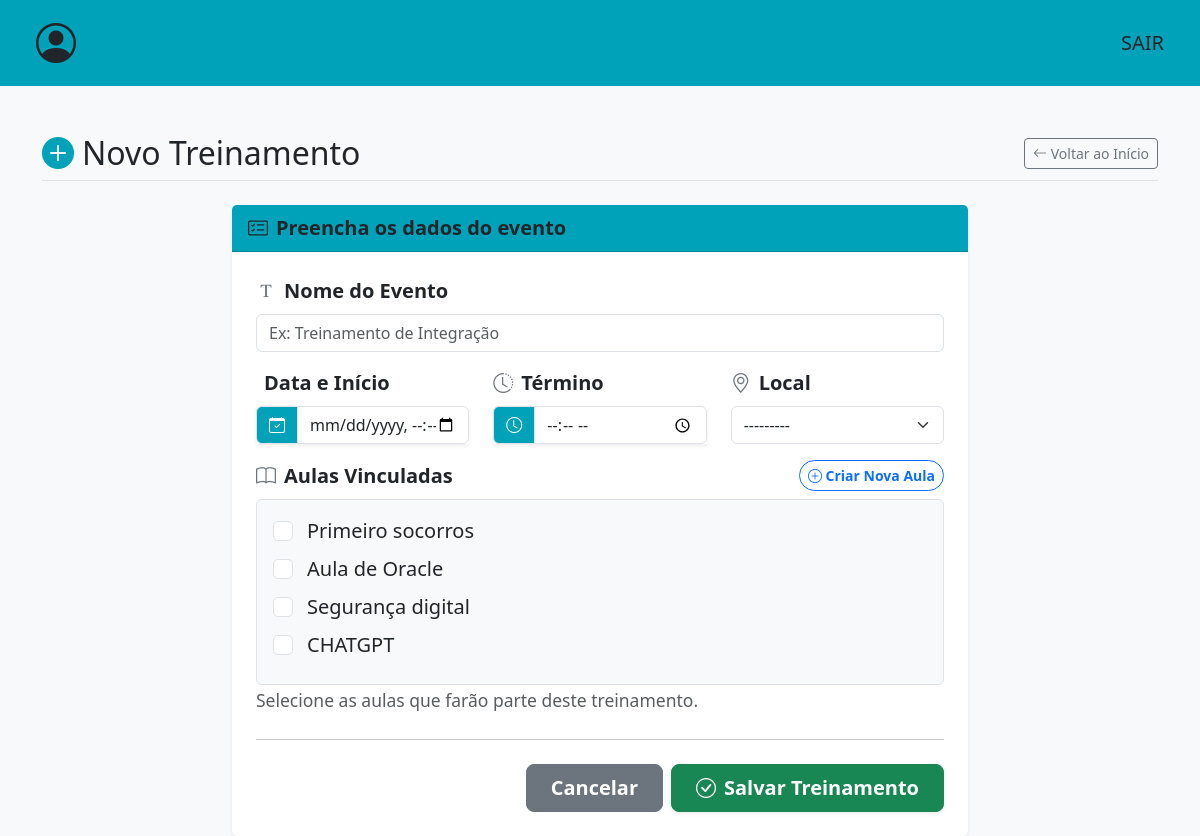
Page /criar-evento/ (signed in) on the earlier database version.
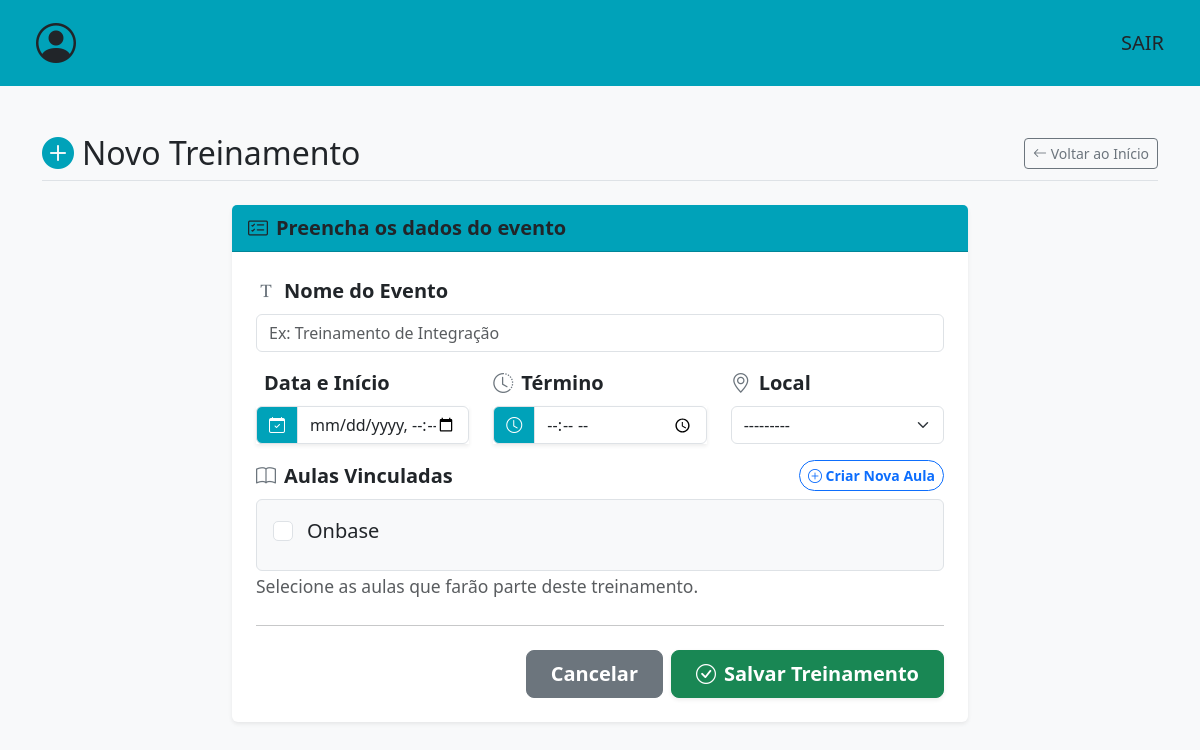
Same page on the later database version.
### events/models.py (models this page shows)
class Aula(models.Model):
    nm_aula = models.CharField(max_length=150)
    descricao = models.CharField(max_length=200)
    palestrante = models.CharField(max_length=100)
    carga_horaria = models.TimeField(null=False)
    def __str__(self):
        return self.nm_aula

### events/views.py (the view)
# urls.py: path('criar-evento/',criar_evento,name='criar-evento'),
@login_required(login_url="login/")
def criar_evento(request):
    if request.method == 'POST':
        form = CriarEventoForm(request.POST)
        if form.is_valid():
            treinamento = form.save(commit=False)
            treinamento.status = 'MARCADO'
            treinamento.usuario_cadastrante = request.user
            treinamento.save()
            form.save_m2m()
            messages.success(request, 'Novo evento cadastrado com sucesso!')
            return redirect('conferir-treinamento',treinamento_id=treinamento.id )
        else:
            if 'aulas' in form.errors:
                messages.error(request, 'Atenção: Você precisa selecionar pelo menos uma Aula Vinculada para criar o treinamento!')
            else:
                messages.error(request, 'Atenção: Insira uma data e horário para inicio e fim do treinamento.')
    else:
        form = CriarEventoForm()
    return render(request,'events/criar-evento.html',{'form':form})

### events/forms.py
class CriarEventoForm(forms.ModelForm):
    class Meta:
        model = Treinamento
        fields = ['nm_evento', 'data', 'local', 'aulas','horario_final']
        widgets = {
            'nm_evento': forms.TextInput(attrs={'class': 'form-control', 'placeholder': 'Ex: Treinamento de Integração'}),
            'data': forms.DateTimeInput(format='%Y-%m-%dT%H:%M',attrs={'type': 'datetime-local', 'class': 'form-control'}),
            'local': forms.Select(attrs={'class': 'form-select'}),
            'aulas': forms.CheckboxSelectMultiple(attrs={'class': 'form-check-input'}),
            'horario_final': forms.TimeInput(format='%H:%M',attrs={'type':'time','class': 'form-control','min':'00:05'}),
        }
    def __init__(self, *args, **kwargs):
        super().__init__(*args, **kwargs)
        self.fields['data'].required = True
        self.fields['horario_final'].required = True

### templates/events/criar-evento.html (shortened to what the changed rows need)
<!DOCTYPE html>
<html lang="pt-br">
<head>
    <link href="https://cdn.jsdelivr.net/npm/bootstrap@5.3.2/dist/css/bootstrap.min.css" rel="stylesheet">
    <link href="https://cdn.jsdelivr.net/npm/bootstrap-icons@1.11.1/font/bootstrap-icons.css" rel="stylesheet">
    <link rel="stylesheet" href="https://cdn.jsdelivr.net/npm/flatpickr/dist/flatpickr.min.css">
    <link rel="stylesheet" type="text/css" href="https://npmcdn.com/flatpickr/dist/themes/airbnb.css">
</head>
<body class="bg-light">
    <div class="container mt-5">
        <div class="d-flex justify-content-between align-items-center mb-4 border-bottom pb-2">
            <h2 class="m-0"><i class="bi bi-plus-circle-fill text-custom-teal me-2"></i>Novo Treinamento</h2>
        </div>
        <div class="row justify-content-center">
            <div class="col-md-8">
                <div class="card shadow-sm border-0">
                    <div class="card-body p-4 fs-5">
                        <form method="POST" id="form-criar-evento">
                            <div class="mb-4">
                                <div class="bg-light border rounded p-3">
                                    {% for checkbox in form.aulas %}
                                        <div class="form-check mb-2">
                                            {{ checkbox.tag }}
                                            <label class="form-check-label ms-1" for="{{ checkbox.id_for_label }}">
                                                {{ checkbox.choice_label }}
                                            </label>
                                        </div>
                                    {% empty %}
                                        <div class="text-danger small fst-italic">
                                            Nenhuma aula cadastrada ainda. Clique no botão acima para cadastrar a primeira!
                                        </div>
                                    {% endfor %}
                                </div>
                            </div>
                        </form>
                    </div>
                </div>
            </div>
        </div>
    </div>
</body>
</html>

Differences in the rows shown:
removed Aula: choice_label "Primeiro socorros"
removed Aula: choice_label "Aula de Oracle"
removed Aula: choice_label "Segurança digital"
removed Aula: choice_label "CHATGPT"
added Aula: choice_label "Onbase"
